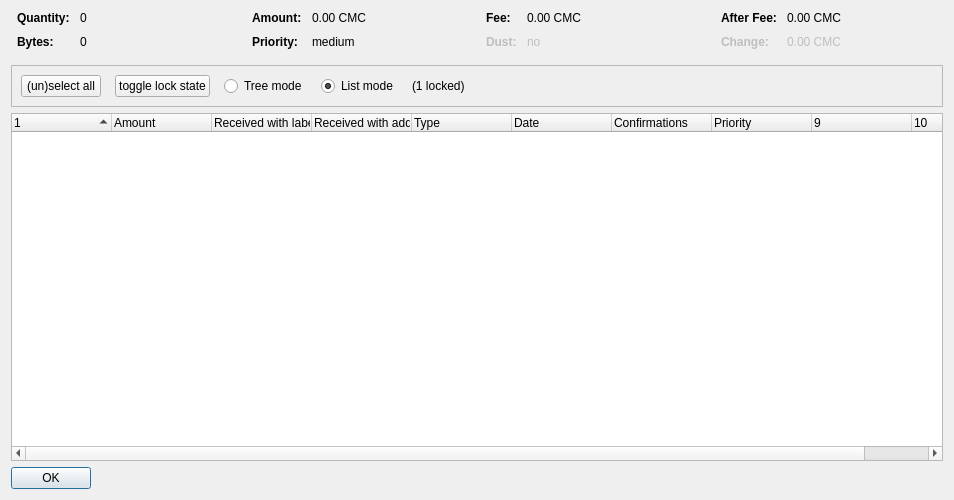
<?xml version="1.0" encoding="UTF-8"?>
<ui version="4.0">
 <class>CoinControlDialog</class>
 <widget class="QDialog" name="CoinControlDialog">
  <property name="geometry">
   <rect>
    <x>0</x>
    <y>0</y>
    <width>954</width>
    <height>500</height>
   </rect>
  </property>
  <property name="windowTitle">
   <string>Coin Selection</string>
  </property>
  <layout class="QVBoxLayout" name="verticalLayout">
   <item>
    <layout class="QHBoxLayout" name="horizontalLayoutTop" stretch="0,0,0,0">
     <property name="topMargin">
      <number>0</number>
     </property>
     <property name="bottomMargin">
      <number>10</number>
     </property>
     <item>
      <layout class="QFormLayout" name="formLayoutCoinControl1">
       <property name="horizontalSpacing">
        <number>10</number>
       </property>
       <property name="verticalSpacing">
        <number>10</number>
       </property>
       <property name="leftMargin">
        <number>6</number>
       </property>
       <property name="rightMargin">
        <number>6</number>
       </property>
       <item row="0" column="0">
        <widget class="QLabel" name="labelCoinControlQuantityText">
         <property name="font">
          <font>
           <weight>75</weight>
           <bold>true</bold>
          </font>
         </property>
         <property name="text">
          <string>Quantity:</string>
         </property>
        </widget>
       </item>
       <item row="0" column="1">
        <widget class="QLabel" name="labelCoinControlQuantity">
         <property name="cursor">
          <cursorShape>IBeamCursor</cursorShape>
         </property>
         <property name="contextMenuPolicy">
          <enum>Qt::ActionsContextMenu</enum>
         </property>
         <property name="text">
          <string notr="true">0</string>
         </property>
         <property name="textInteractionFlags">
          <set>Qt::LinksAccessibleByMouse|Qt::TextSelectableByKeyboard|Qt::TextSelectableByMouse</set>
         </property>
        </widget>
       </item>
       <item row="1" column="0">
        <widget class="QLabel" name="labelCoinControlBytesText">
         <property name="font">
          <font>
           <weight>75</weight>
           <bold>true</bold>
          </font>
         </property>
         <property name="text">
          <string>Bytes:</string>
         </property>
        </widget>
       </item>
       <item row="1" column="1">
        <widget class="QLabel" name="labelCoinControlBytes">
         <property name="cursor">
          <cursorShape>IBeamCursor</cursorShape>
         </property>
         <property name="contextMenuPolicy">
          <enum>Qt::ActionsContextMenu</enum>
         </property>
         <property name="text">
          <string notr="true">0</string>
         </property>
         <property name="textInteractionFlags">
          <set>Qt::LinksAccessibleByMouse|Qt::TextSelectableByKeyboard|Qt::TextSelectableByMouse</set>
         </property>
        </widget>
       </item>
      </layout>
     </item>
     <item>
      <layout class="QFormLayout" name="formLayoutCoinControl2">
       <property name="horizontalSpacing">
        <number>10</number>
       </property>
       <property name="verticalSpacing">
        <number>10</number>
       </property>
       <property name="leftMargin">
        <number>6</number>
       </property>
       <property name="rightMargin">
        <number>6</number>
       </property>
       <item row="0" column="0">
        <widget class="QLabel" name="labelCoinControlAmountText">
         <property name="font">
          <font>
           <weight>75</weight>
           <bold>true</bold>
          </font>
         </property>
         <property name="text">
          <string>Amount:</string>
         </property>
        </widget>
       </item>
       <item row="0" column="1">
        <widget class="QLabel" name="labelCoinControlAmount">
         <property name="cursor">
          <cursorShape>IBeamCursor</cursorShape>
         </property>
         <property name="contextMenuPolicy">
          <enum>Qt::ActionsContextMenu</enum>
         </property>
         <property name="text">
          <string notr="true">0.00 CMC</string>
         </property>
         <property name="textInteractionFlags">
          <set>Qt::LinksAccessibleByMouse|Qt::TextSelectableByKeyboard|Qt::TextSelectableByMouse</set>
         </property>
        </widget>
       </item>
       <item row="1" column="0">
        <widget class="QLabel" name="labelCoinControlPriorityText">
         <property name="font">
          <font>
           <weight>75</weight>
           <bold>true</bold>
          </font>
         </property>
         <property name="text">
          <string>Priority:</string>
         </property>
        </widget>
       </item>
       <item row="1" column="1">
        <widget class="QLabel" name="labelCoinControlPriority">
         <property name="cursor">
          <cursorShape>IBeamCursor</cursorShape>
         </property>
         <property name="contextMenuPolicy">
          <enum>Qt::ActionsContextMenu</enum>
         </property>
         <property name="text">
          <string>medium</string>
         </property>
         <property name="textInteractionFlags">
          <set>Qt::LinksAccessibleByMouse|Qt::TextSelectableByKeyboard|Qt::TextSelectableByMouse</set>
         </property>
        </widget>
       </item>
      </layout>
     </item>
     <item>
      <layout class="QFormLayout" name="formLayoutCoinControl3">
       <property name="horizontalSpacing">
        <number>10</number>
       </property>
       <property name="verticalSpacing">
        <number>10</number>
       </property>
       <property name="leftMargin">
        <number>6</number>
       </property>
       <property name="rightMargin">
        <number>6</number>
       </property>
       <item row="0" column="0">
        <widget class="QLabel" name="labelCoinControlFeeText">
         <property name="font">
          <font>
           <weight>75</weight>
           <bold>true</bold>
          </font>
         </property>
         <property name="text">
          <string>Fee:</string>
         </property>
        </widget>
       </item>
       <item row="0" column="1">
        <widget class="QLabel" name="labelCoinControlFee">
         <property name="cursor">
          <cursorShape>IBeamCursor</cursorShape>
         </property>
         <property name="contextMenuPolicy">
          <enum>Qt::ActionsContextMenu</enum>
         </property>
         <property name="text">
          <string notr="true">0.00 CMC</string>
         </property>
         <property name="textInteractionFlags">
          <set>Qt::LinksAccessibleByMouse|Qt::TextSelectableByKeyboard|Qt::TextSelectableByMouse</set>
         </property>
        </widget>
       </item>
       <item row="1" column="0">
        <widget class="QLabel" name="labelCoinControlLowOutputText">
         <property name="enabled">
          <bool>false</bool>
         </property>
         <property name="font">
          <font>
           <weight>75</weight>
           <bold>true</bold>
          </font>
         </property>
         <property name="text">
          <string>Dust:</string>
         </property>
        </widget>
       </item>
       <item row="1" column="1">
        <widget class="QLabel" name="labelCoinControlLowOutput">
         <property name="enabled">
          <bool>false</bool>
         </property>
         <property name="cursor">
          <cursorShape>IBeamCursor</cursorShape>
         </property>
         <property name="contextMenuPolicy">
          <enum>Qt::ActionsContextMenu</enum>
         </property>
         <property name="text">
          <string>no</string>
         </property>
         <property name="textInteractionFlags">
          <set>Qt::LinksAccessibleByMouse|Qt::TextSelectableByKeyboard|Qt::TextSelectableByMouse</set>
         </property>
        </widget>
       </item>
      </layout>
     </item>
     <item>
      <layout class="QFormLayout" name="formLayoutCoinControl4">
       <property name="horizontalSpacing">
        <number>10</number>
       </property>
       <property name="verticalSpacing">
        <number>10</number>
       </property>
       <property name="leftMargin">
        <number>6</number>
       </property>
       <property name="rightMargin">
        <number>6</number>
       </property>
       <item row="0" column="0">
        <widget class="QLabel" name="labelCoinControlAfterFeeText">
         <property name="font">
          <font>
           <weight>75</weight>
           <bold>true</bold>
          </font>
         </property>
         <property name="text">
          <string>After Fee:</string>
         </property>
        </widget>
       </item>
       <item row="0" column="1">
        <widget class="QLabel" name="labelCoinControlAfterFee">
         <property name="cursor">
          <cursorShape>IBeamCursor</cursorShape>
         </property>
         <property name="contextMenuPolicy">
          <enum>Qt::ActionsContextMenu</enum>
         </property>
         <property name="text">
          <string notr="true">0.00 CMC</string>
         </property>
         <property name="textInteractionFlags">
          <set>Qt::LinksAccessibleByMouse|Qt::TextSelectableByKeyboard|Qt::TextSelectableByMouse</set>
         </property>
        </widget>
       </item>
       <item row="1" column="0">
        <widget class="QLabel" name="labelCoinControlChangeText">
         <property name="enabled">
          <bool>false</bool>
         </property>
         <property name="font">
          <font>
           <weight>75</weight>
           <bold>true</bold>
          </font>
         </property>
         <property name="text">
          <string>Change:</string>
         </property>
        </widget>
       </item>
       <item row="1" column="1">
        <widget class="QLabel" name="labelCoinControlChange">
         <property name="enabled">
          <bool>false</bool>
         </property>
         <property name="cursor">
          <cursorShape>IBeamCursor</cursorShape>
         </property>
         <property name="contextMenuPolicy">
          <enum>Qt::ActionsContextMenu</enum>
         </property>
         <property name="text">
          <string notr="true">0.00 CMC</string>
         </property>
         <property name="textInteractionFlags">
          <set>Qt::LinksAccessibleByMouse|Qt::TextSelectableByKeyboard|Qt::TextSelectableByMouse</set>
         </property>
        </widget>
       </item>
      </layout>
     </item>
    </layout>
   </item>
   <item>
    <widget class="QFrame" name="frame">
     <property name="minimumSize">
      <size>
       <width>0</width>
       <height>40</height>
      </size>
     </property>
     <property name="frameShape">
      <enum>QFrame::StyledPanel</enum>
     </property>
     <property name="frameShadow">
      <enum>QFrame::Sunken</enum>
     </property>
     <layout class="QHBoxLayout" name="horizontalLayout">
      <item>
       <layout class="QHBoxLayout" name="horizontalLayoutPanel" stretch="0,0,0,0,0,0">
        <property name="spacing">
         <number>14</number>
        </property>
        <item>
         <widget class="QPushButton" name="pushButtonSelectAll">
          <property name="sizePolicy">
           <sizepolicy hsizetype="Maximum" vsizetype="Fixed">
            <horstretch>0</horstretch>
            <verstretch>0</verstretch>
           </sizepolicy>
          </property>
          <property name="text">
           <string>(un)select all</string>
          </property>
          <property name="autoDefault">
           <bool>false</bool>
          </property>
         </widget>
        </item>
        <item>
         <widget class="QPushButton" name="pushButtonToggleLock">
          <property name="sizePolicy">
           <sizepolicy hsizetype="Maximum" vsizetype="Fixed">
            <horstretch>0</horstretch>
            <verstretch>0</verstretch>
           </sizepolicy>
          </property>
          <property name="text">
           <string>toggle lock state</string>
          </property>
          <property name="autoDefault">
           <bool>false</bool>
          </property>
         </widget>
        </item>
        <item>
         <widget class="QRadioButton" name="radioTreeMode">
          <property name="sizePolicy">
           <sizepolicy hsizetype="Maximum" vsizetype="Fixed">
            <horstretch>0</horstretch>
            <verstretch>0</verstretch>
           </sizepolicy>
          </property>
          <property name="text">
           <string>Tree mode</string>
          </property>
         </widget>
        </item>
        <item>
         <widget class="QRadioButton" name="radioListMode">
          <property name="sizePolicy">
           <sizepolicy hsizetype="Maximum" vsizetype="Fixed">
            <horstretch>0</horstretch>
            <verstretch>0</verstretch>
           </sizepolicy>
          </property>
          <property name="text">
           <string>List mode</string>
          </property>
          <property name="checked">
           <bool>true</bool>
          </property>
         </widget>
        </item>
        <item>
         <widget class="QLabel" name="labelLocked">
          <property name="text">
           <string>(1 locked)</string>
          </property>
         </widget>
        </item>
        <item>
         <spacer name="horizontalSpacer">
          <property name="orientation">
           <enum>Qt::Horizontal</enum>
          </property>
          <property name="sizeHint" stdset="0">
           <size>
            <width>40</width>
            <height>20</height>
           </size>
          </property>
         </spacer>
        </item>
       </layout>
      </item>
     </layout>
    </widget>
   </item>
   <item>
    <widget class="CoinControlTreeWidget" name="treeWidget">
     <property name="contextMenuPolicy">
      <enum>Qt::CustomContextMenu</enum>
     </property>
     <property name="sortingEnabled">
      <bool>false</bool>
     </property>
     <property name="columnCount">
      <number>10</number>
     </property>
     <attribute name="headerShowSortIndicator" stdset="0">
      <bool>true</bool>
     </attribute>
     <attribute name="headerStretchLastSection">
      <bool>false</bool>
     </attribute>
     <column>
      <property name="text">
       <string/>
      </property>
     </column>
     <column>
      <property name="text">
       <string>Amount</string>
      </property>
     </column>
     <column>
      <property name="text">
       <string>Received with label</string>
      </property>
     </column>
     <column>
      <property name="text">
       <string>Received with address</string>
      </property>
     </column>
     <column>
      <property name="text">
       <string>Type</string>
      </property>
     </column>
     <column>
      <property name="text">
       <string>Date</string>
      </property>
     </column>
     <column>
      <property name="text">
       <string>Confirmations</string>
      </property>
      <property name="toolTip">
       <string>Confirmed</string>
      </property>
     </column>
     <column>
      <property name="text">
       <string>Priority</string>
      </property>
     </column>
     <column>
      <property name="text">
       <string/>
      </property>
     </column>
     <column>
      <property name="text">
       <string/>
      </property>
     </column>
    </widget>
   </item>
   <item>
    <widget class="QDialogButtonBox" name="buttonBox">
     <property name="sizePolicy">
      <sizepolicy hsizetype="Maximum" vsizetype="Fixed">
       <horstretch>0</horstretch>
       <verstretch>0</verstretch>
      </sizepolicy>
     </property>
     <property name="orientation">
      <enum>Qt::Horizontal</enum>
     </property>
     <property name="standardButtons">
      <set>QDialogButtonBox::Ok</set>
     </property>
    </widget>
   </item>
  </layout>
 </widget>
 <customwidgets>
  <customwidget>
   <class>CoinControlTreeWidget</class>
   <extends>QTreeWidget</extends>
   <header>coincontroltreewidget.h</header>
  </customwidget>
 </customwidgets>
 <resources/>
 <connections/>
</ui>
